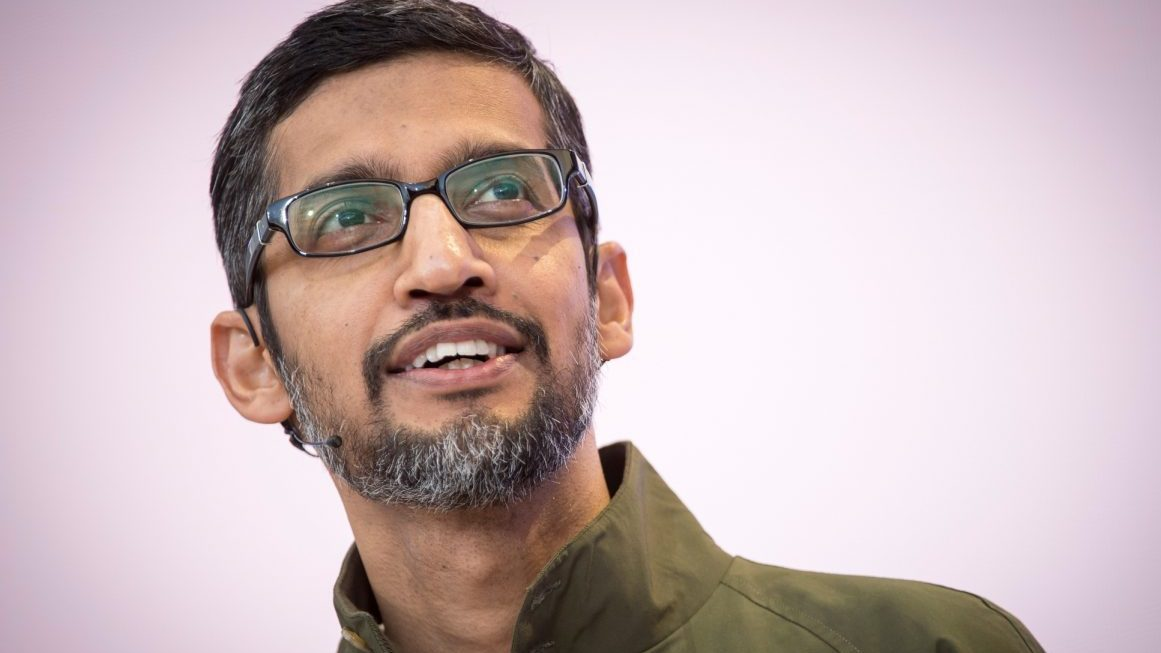
#> input picture Sundar-Pichai.jpg, 1161 x 653 px
$ jupyter execute 'img _to_pencil.ipynb'   (shell and % lines are left out)
#> lines starting #> are read from the running program, lines starting #| are printed output that depends on the picture
# An intern conducted by: Lets Grow More
#Name: Sundar Akkammagari
#Date: From: 01/July/2022 To: 30/July/2022
#Task-3: Image_to_sketch

[cell 1]
import cv2
import matplotlib.pyplot as plt

[cell 2]
image = cv2.imread("Sundar-Pichai.jpg")
#> image is the input picture: shape (653, 1161, 3); mean B, G, R 184.4, 182.7, 201.4
image

[cell 3]
# displaying image
cv2.imshow("Sundar-Pichai", image)
cv2.waitKey(0)
plt.imshow(image)

[cell 4]
# converting image to grayscale image
gray_image = cv2.cvtColor(image, cv2.COLOR_BGR2GRAY)
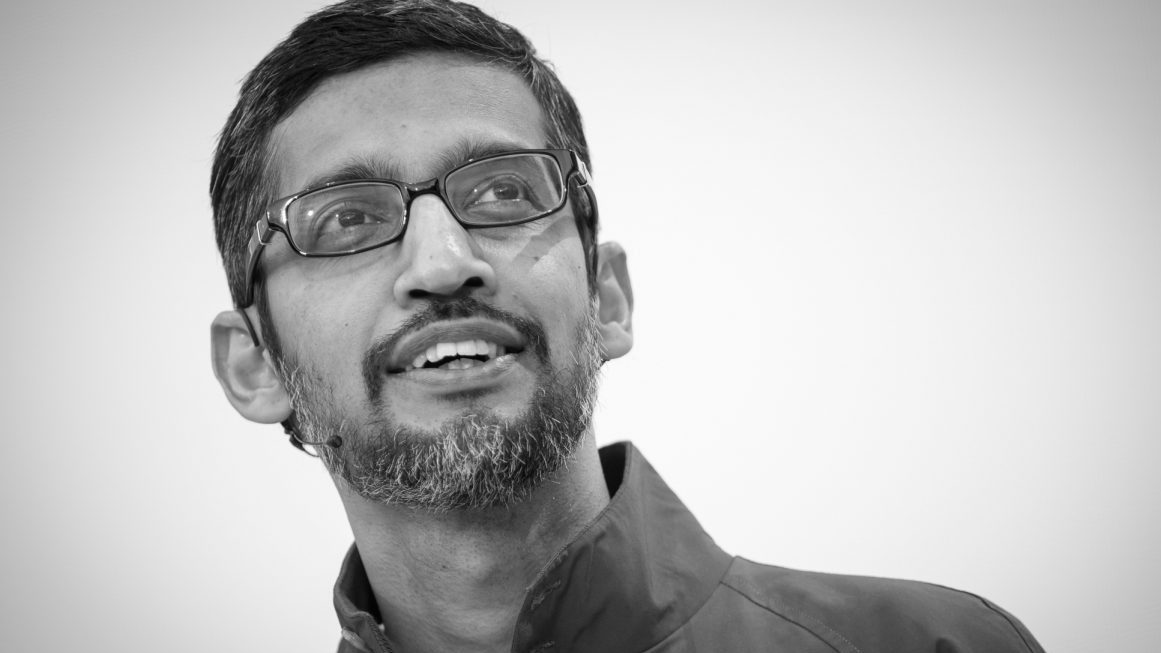
#> gray_image: shape (653, 1161); min 1, max 255, mean 188.5
cv2.imshow("New Cat", gray_image)
cv2.waitKey(0)
plt.imshow(gray_image)
gray_image

[cell 5]
# inverting grayscale image
inverted_image = 255 - gray_image
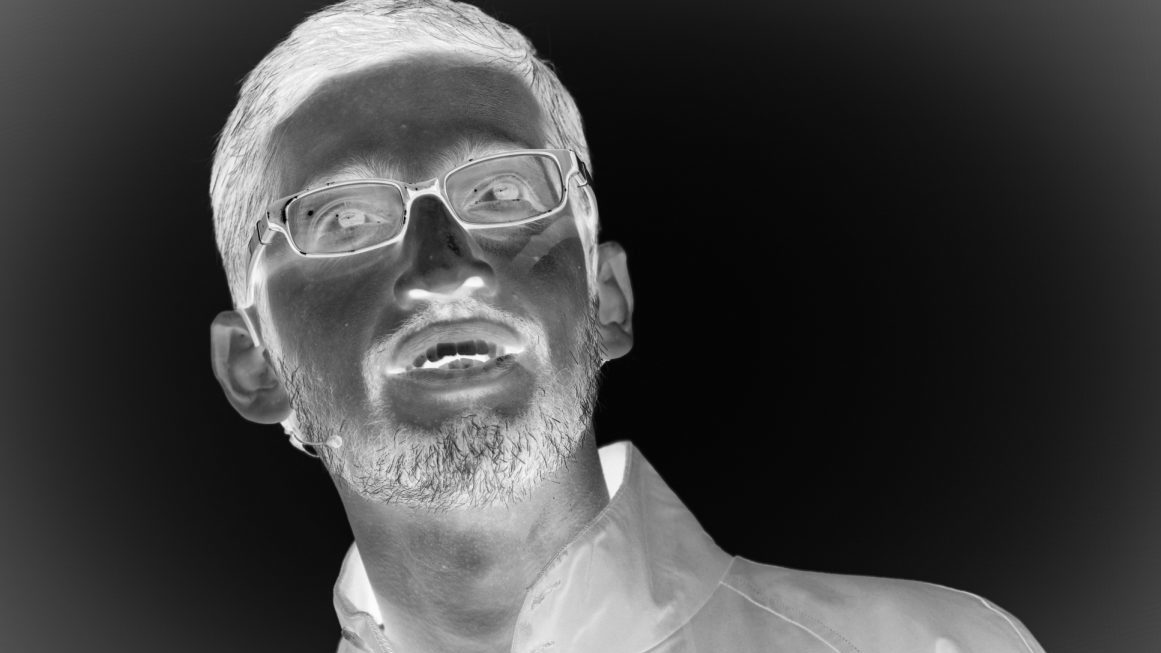
#> inverted_image: shape (653, 1161); min 0, max 254, mean 66.5
cv2.imshow("Inverted", inverted_image)
cv2.waitKey()
plt.imshow(inverted_image)
inverted_image

[cell 6]
# blurring image using Gaussian function in OpenCV
blurred = cv2.GaussianBlur(inverted_image, (21, 21), 0)
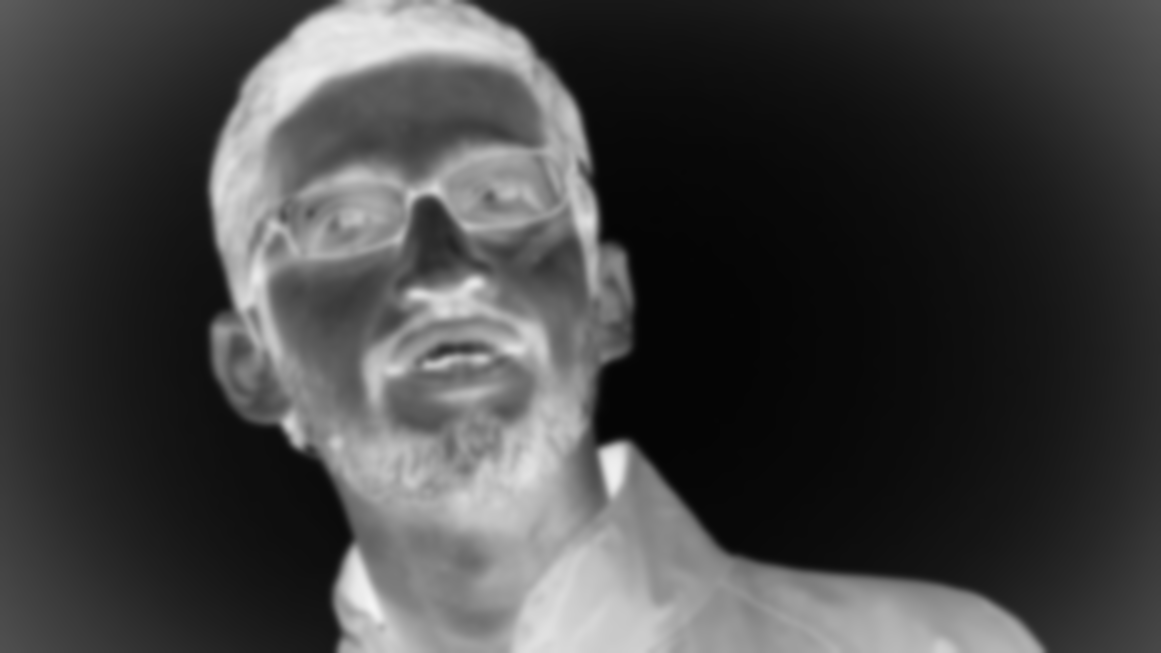
#> blurred: shape (653, 1161); min 5, max 245, mean 66.5
plt.imshow(blurred)
blurred

[cell 7]
# inverting the blurred image
# displaying final sketch
inverted_blurred = 255 - blurred
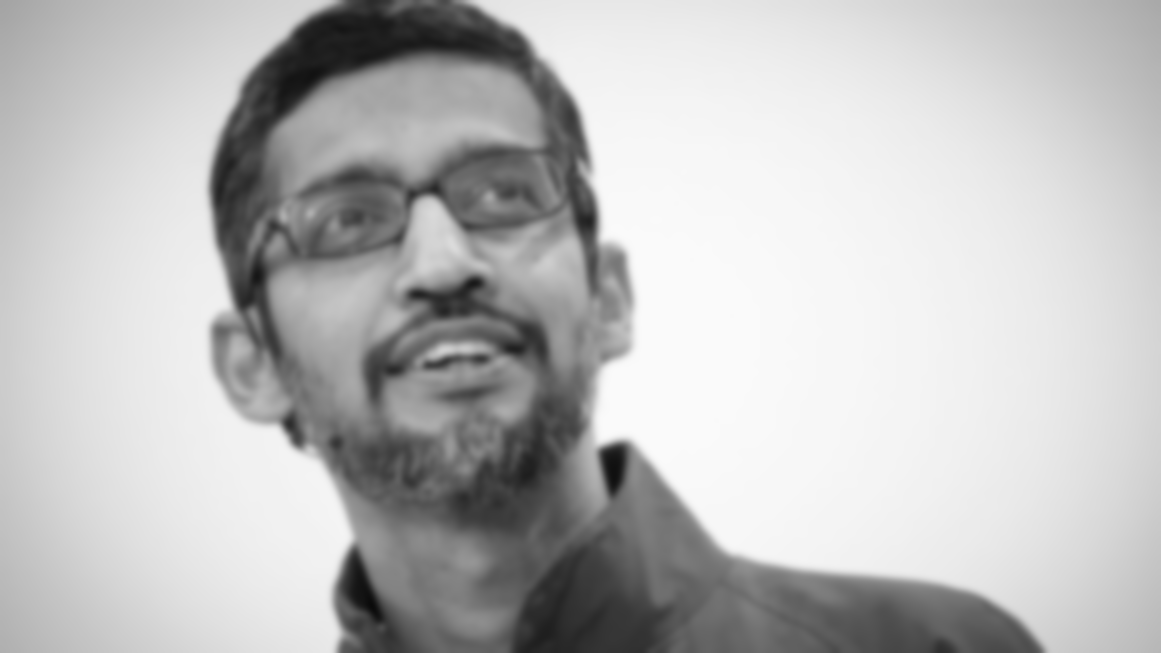
#> inverted_blurred: shape (653, 1161); min 10, max 250, mean 188.5
pencil_sketch = cv2.divide(gray_image, inverted_blurred, scale=256.0)
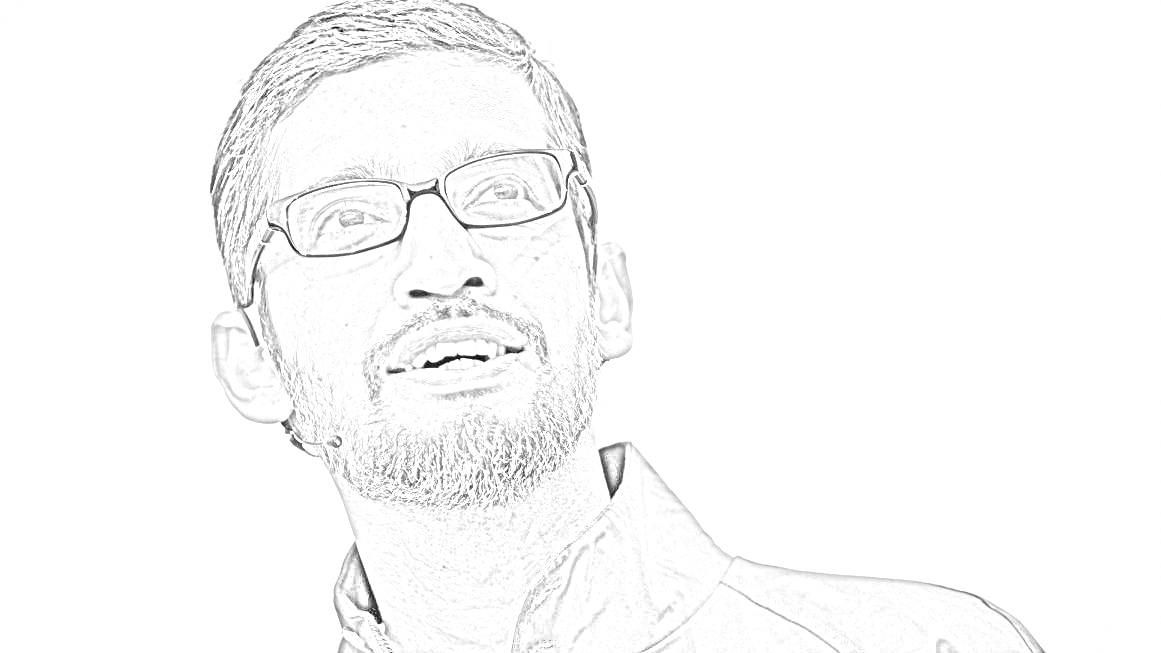
#> pencil_sketch: shape (653, 1161); min 8, max 255, mean 250
cv2.imshow("Sketch", pencil_sketch)
cv2.waitKey(0)
plt.imshow(pencil_sketch)
pencil_sketch
